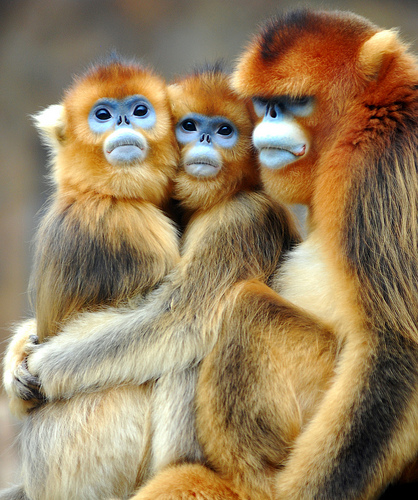
#> input picture ex1/monkey.jpg, 418 x 500 px; its folder holds only this picture in this run
$ python -i sol4.py   (imports and definitions only)   (older library calls are emulated)
#> lines starting #> are read from the running program, lines starting #| are printed output that depends on the picture; after the words box and inside, x2 and y2 are one past the last pixel; in counts of white or black regions, pixels touching at a corner belong together
### ex4/sol4_utils.py
import numpy as np
from imageio import imread
from skimage.color import rgb2gray
from scipy.signal import convolve2d
from os.path import isfile
from scipy.special import binom

# Grayscale representation
GRAYSCALE = 1
# RGB representation
RGB = 2
# Number of grayscales
BINS = 256
# Minimum Dimention
MIN_DIM = 16


# Reads filename to an image (numpy array) and return the image according to the given representation.
# filename - the filename of an image on disk (could be grayscale or RGB).
# representation - representation code, either 1 or 2 defining whether the output should be a grayscale
# image (1) or an RGB image (2). If the input image is grayscale.
# [80 lines left out: functions read_image, build_gaussian_pyramid, downsample_image, expand_image, blur_image, not called in this run]


def gaussian_kernel(kernel_size):
    conv_kernel = np.array([1, 1], dtype=np.float64)[:, None]
    conv_kernel = convolve2d(conv_kernel, conv_kernel.T)
    kernel = np.array([1], dtype=np.float64)[:, None]
    for i in range(kernel_size - 1):
        kernel = convolve2d(kernel, conv_kernel, 'full')
    return kernel / kernel.sum()


def blur_spatial(img, kernel_size):
    kernel = gaussian_kernel(kernel_size)
    blur_img = np.zeros_like(img)
    if len(img.shape) == 2:
        blur_img = convolve2d(img, kernel, 'same', 'symm')
    else:
        for i in range(3):
            blur_img[..., i] = convolve2d(img[..., i], kernel, 'same', 'symm')
    return blur_img


# Check if image has rgb channels
# image - image as np array.
def rgb_check(image):
    return len(image.shape) == 3 and image.shape[2] == 3


# Check if image has grayscale channel
# image - image as np array.
def grayscale_check(image):
    return len(image.shape) == 2

### ex4/sol4.py
import numpy as np
import matplotlib.pyplot as plt
import os
import sol4_utils as su
from scipy.signal import convolve2d
from scipy.ndimage.morphology import generate_binary_structure
from scipy.ndimage.filters import maximum_filter
from scipy.ndimage import label, center_of_mass
from scipy.ndimage import map_coordinates
import shutil
from imageio import imwrite

import sol4_utils
import sys


FILTER_VEC = np.array([[-1, 0, 1]])
KERNEL_SIZE = 3
DESCRIPTOR_RADIUS = 3
CORNER_BOUNDARY_DIST = 16
PYR_DEPTH = 2
K = 0.04
#  Dimensions which used to split the input image im into n × m approximately equal sub-images
N = 7
M = 7


def harris_corner_detector(im):
    """
    Detects harris corners.
    Make sure the returned coordinates are x major!!!
    :param im: A 2D array representing an image.
    :return: An array with shape (N,2), where ret[i,:] are the [x,y] coordinates of the ith corner points.
    """
    # Derivative
    dx = convolve2d(im, FILTER_VEC, mode='same')
    dy = convolve2d(im, FILTER_VEC.T, mode='same')
    # Blur I_x^2, I_y^2, I_x*I_y
    i_x2 = su.blur_spatial(dx ** 2, KERNEL_SIZE)
    i_y2 = su.blur_spatial(dy ** 2, KERNEL_SIZE)
    i_x_i_y = su.blur_spatial(dx * dy, KERNEL_SIZE)
    # Intensity det and trace
    intensity_det = i_x2 * i_y2 - i_x_i_y * i_x_i_y
    intensity_trace = i_x2 + i_y2
    # R = det(M) - K*(trace(M)^2)
    R = intensity_det - K * (intensity_trace ** 2)
    # An array of image's shape with true for maximum point
    maximum_points = non_maximum_suppression(R)
    # if local maximum (true in matrix) get its coordinates
    row, col = np.where(maximum_points)
    return np.array([col, row]).T


# [259 lines left out: functions sample_descriptor, find_features, match_features, apply_homography, ransac_homography, display_matches and 6 more, not called in this run]


def non_maximum_suppression(image):
    """
    Finds local maximas of an image.
    :param image: A 2D array representing an image.
    :return: A boolean array with the same shape as the input image, where True indicates local maximum.
    """
    # Find local maximas.
    neighborhood = generate_binary_structure(2, 2)
    local_max = maximum_filter(image, footprint=neighborhood) == image
    local_max[image < (image.max() * 0.1)] = False

    # Erode areas to single points.
    lbs, num = label(local_max)
    centers = center_of_mass(local_max, lbs, np.arange(num) + 1)
    centers = np.stack(centers).round().astype(np.int)
    ret = np.zeros_like(image, dtype=np.bool)
    ret[centers[:, 0], centers[:, 1]] = True

    return ret


# [24 lines left out: function spread_out_corners, not called in this run]


class PanoramicVideoGenerator:
    """
    Generates panorama from a set of images.
    """

    # [136 lines left out: functions __init__, align_images, generate_panoramic_images, save_panoramas_to_video, show_panorama, not called in this run]

>>> import cv2
>>> picture = cv2.imread('../ex1/monkey.jpg', cv2.IMREAD_GRAYSCALE)
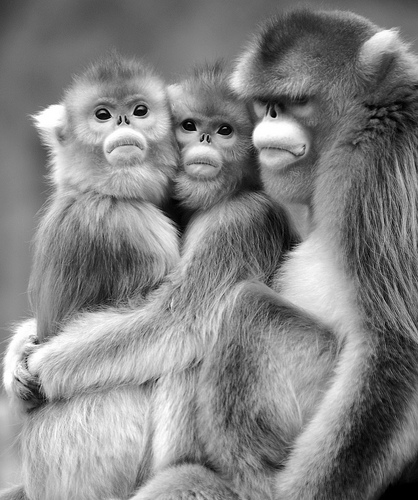
#> picture: shape (500, 418); min 0, max 255, mean 131.7
>>> result = harris_corner_detector(picture)
#> in harris_corner_detector, `dx = convolve2d(im, FILTER_VEC, mode='same')`:
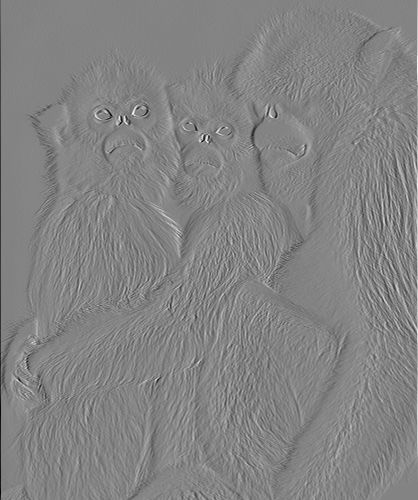
#> dx: shape (500, 418) int64; min -218, max 205, mean 0.1; drawn with min black and max white
#> in harris_corner_detector, `dy = convolve2d(im, FILTER_VEC.T, mode='same')`:
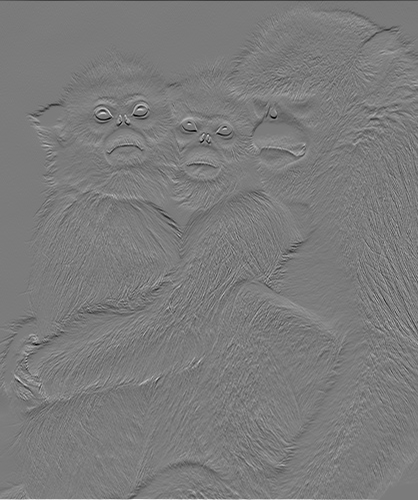
#> dy: shape (500, 418) int64; min -220, max 233, mean -0.1; drawn with min black and max white
#> call 3 of blur_spatial, with kernel_size = 3
#> in blur_spatial (call 3), `blur_img = convolve2d(img, kernel, 'same', 'symm')`:
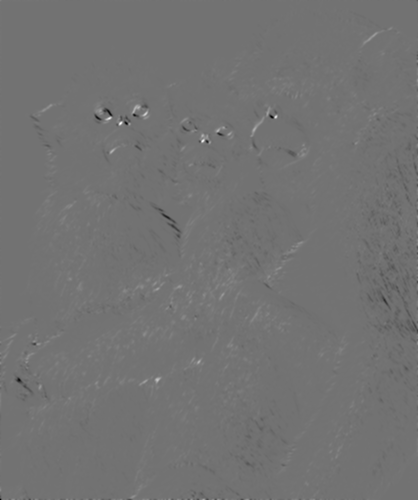
#> blur_img: shape (500, 418) float64; min -14710.8, max 17948.2, mean 8.8; drawn with min black and max white
#> in harris_corner_detector, `R = intensity_det - K * (intensity_trace ** 2)`:
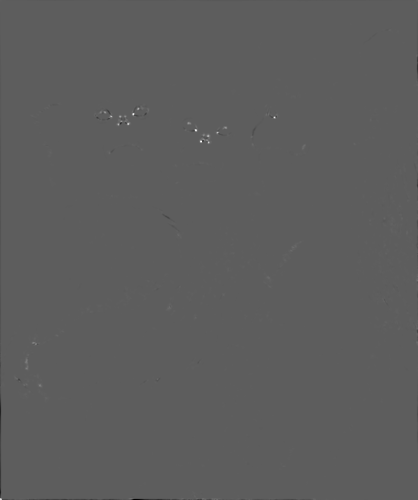
#> R: shape (500, 418) float64; min -64871427.4, max 112246776, mean 20040; drawn with min black and max white
#> in non_maximum_suppression, `local_max = maximum_filter(image, footprint=neighborhood) == image`:
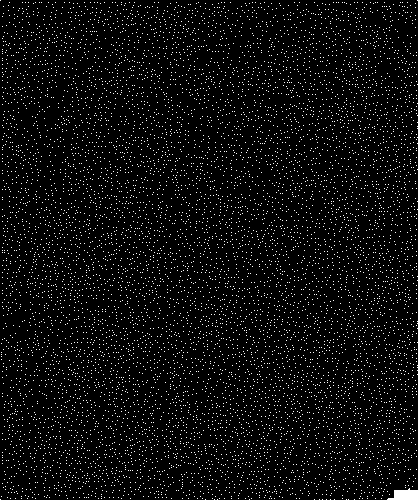
#> local_max: shape (500, 418) bool; 4.6% white in thin lines or dots
#> in non_maximum_suppression, `local_max[image < (image.max() * 0.1)] = False`:
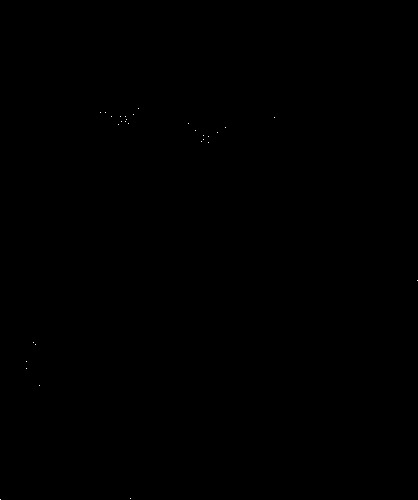
#> local_max: shape (500, 418) bool; 0.01% white in thin lines or dots, all inside (x1, y1, x2, y2) = (0, 108, 418, 500)
#> in non_maximum_suppression, `lbs, num = label(local_max)`: lbs: shape (500, 418) int32; 31 distinct labels, from 0 to 30
#> in non_maximum_suppression, `lbs, num = label(local_max)`: num = 30
#> in non_maximum_suppression, `centers = center_of_mass(local_max, lbs, np.arange(num) + 1)`: centers = 30 pairs, first value 108 to 499, second value 0 to 417
#> in harris_corner_detector, `row, col = np.where(maximum_points)`: row = 30 values from 108 to 499; col = 30 values, max 417 at index 22, min 0 at index 29, mean 142.6
#> result = 30 pairs, first value 0 to 417, second value 108 to 499
